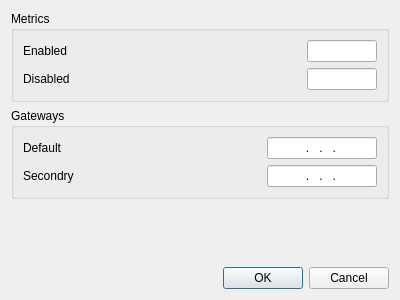
<?xml version="1.0" encoding="UTF-8"?>
<ui version="4.0">
 <class>SettingsDialog</class>
 <widget class="QDialog" name="SettingsDialog">
  <property name="windowModality">
   <enum>Qt::ApplicationModal</enum>
  </property>
  <property name="enabled">
   <bool>true</bool>
  </property>
  <property name="geometry">
   <rect>
    <x>0</x>
    <y>0</y>
    <width>400</width>
    <height>300</height>
   </rect>
  </property>
  <property name="windowTitle">
   <string>Settings</string>
  </property>
  <property name="modal">
   <bool>true</bool>
  </property>
  <layout class="QVBoxLayout" name="verticalLayout">
   <item>
    <widget class="QGroupBox" name="metrics_settings_box">
     <property name="title">
      <string>Metrics</string>
     </property>
     <layout class="QVBoxLayout" name="verticalLayout_3">
      <item>
       <layout class="QHBoxLayout" name="horizontalLayout">
        <item>
         <widget class="QLabel" name="label_3">
          <property name="minimumSize">
           <size>
            <width>70</width>
            <height>0</height>
           </size>
          </property>
          <property name="text">
           <string>Enabled</string>
          </property>
         </widget>
        </item>
        <item>
         <spacer name="horizontalSpacer">
          <property name="orientation">
           <enum>Qt::Horizontal</enum>
          </property>
          <property name="sizeHint" stdset="0">
           <size>
            <width>40</width>
            <height>20</height>
           </size>
          </property>
         </spacer>
        </item>
        <item>
         <widget class="QLineEdit" name="enabled_metric_lineEdit">
          <property name="maximumSize">
           <size>
            <width>70</width>
            <height>16777215</height>
           </size>
          </property>
          <property name="inputMask">
           <string>0000</string>
          </property>
          <property name="alignment">
           <set>Qt::AlignRight|Qt::AlignTrailing|Qt::AlignVCenter</set>
          </property>
         </widget>
        </item>
       </layout>
      </item>
      <item>
       <layout class="QHBoxLayout" name="horizontalLayout_4">
        <item>
         <widget class="QLabel" name="label_4">
          <property name="minimumSize">
           <size>
            <width>70</width>
            <height>0</height>
           </size>
          </property>
          <property name="text">
           <string>Disabled</string>
          </property>
         </widget>
        </item>
        <item>
         <spacer name="horizontalSpacer_2">
          <property name="orientation">
           <enum>Qt::Horizontal</enum>
          </property>
          <property name="sizeHint" stdset="0">
           <size>
            <width>40</width>
            <height>20</height>
           </size>
          </property>
         </spacer>
        </item>
        <item>
         <widget class="QLineEdit" name="disabled_metric_lineEdit">
          <property name="maximumSize">
           <size>
            <width>70</width>
            <height>16777215</height>
           </size>
          </property>
          <property name="inputMask">
           <string>0000</string>
          </property>
          <property name="alignment">
           <set>Qt::AlignRight|Qt::AlignTrailing|Qt::AlignVCenter</set>
          </property>
         </widget>
        </item>
       </layout>
      </item>
     </layout>
    </widget>
   </item>
   <item>
    <widget class="QGroupBox" name="gateways_settings_box">
     <property name="title">
      <string>Gateways</string>
     </property>
     <layout class="QVBoxLayout" name="verticalLayout_2">
      <item>
       <layout class="QHBoxLayout" name="horizontalLayout_2">
        <item>
         <widget class="QLabel" name="label_default">
          <property name="minimumSize">
           <size>
            <width>70</width>
            <height>0</height>
           </size>
          </property>
          <property name="text">
           <string>Default</string>
          </property>
         </widget>
        </item>
        <item>
         <spacer name="horizontalSpacer_3">
          <property name="orientation">
           <enum>Qt::Horizontal</enum>
          </property>
          <property name="sizeHint" stdset="0">
           <size>
            <width>40</width>
            <height>20</height>
           </size>
          </property>
         </spacer>
        </item>
        <item>
         <widget class="QLineEdit" name="default_ip_lineEdit">
          <property name="maximumSize">
           <size>
            <width>110</width>
            <height>16777215</height>
           </size>
          </property>
          <property name="inputMask">
           <string>000.000.000.000</string>
          </property>
          <property name="alignment">
           <set>Qt::AlignCenter</set>
          </property>
         </widget>
        </item>
       </layout>
      </item>
      <item>
       <layout class="QHBoxLayout" name="horizontalLayout_3">
        <item>
         <widget class="QLabel" name="label_secondry">
          <property name="minimumSize">
           <size>
            <width>70</width>
            <height>0</height>
           </size>
          </property>
          <property name="text">
           <string>Secondry</string>
          </property>
         </widget>
        </item>
        <item>
         <spacer name="horizontalSpacer_4">
          <property name="orientation">
           <enum>Qt::Horizontal</enum>
          </property>
          <property name="sizeHint" stdset="0">
           <size>
            <width>40</width>
            <height>20</height>
           </size>
          </property>
         </spacer>
        </item>
        <item>
         <widget class="QLineEdit" name="secondry_ip_lineEdit">
          <property name="maximumSize">
           <size>
            <width>110</width>
            <height>16777215</height>
           </size>
          </property>
          <property name="inputMask">
           <string>000.000.000.000</string>
          </property>
          <property name="alignment">
           <set>Qt::AlignCenter</set>
          </property>
         </widget>
        </item>
       </layout>
      </item>
     </layout>
    </widget>
   </item>
   <item>
    <spacer name="verticalSpacer">
     <property name="orientation">
      <enum>Qt::Vertical</enum>
     </property>
     <property name="sizeHint" stdset="0">
      <size>
       <width>20</width>
       <height>40</height>
      </size>
     </property>
    </spacer>
   </item>
   <item>
    <widget class="QDialogButtonBox" name="buttonBox">
     <property name="orientation">
      <enum>Qt::Horizontal</enum>
     </property>
     <property name="standardButtons">
      <set>QDialogButtonBox::Cancel|QDialogButtonBox::Ok</set>
     </property>
    </widget>
   </item>
  </layout>
 </widget>
 <resources/>
 <connections>
  <connection>
   <sender>buttonBox</sender>
   <signal>accepted()</signal>
   <receiver>SettingsDialog</receiver>
   <slot>accept()</slot>
   <hints>
    <hint type="sourcelabel">
     <x>248</x>
     <y>254</y>
    </hint>
    <hint type="destinationlabel">
     <x>157</x>
     <y>274</y>
    </hint>
   </hints>
  </connection>
  <connection>
   <sender>buttonBox</sender>
   <signal>rejected()</signal>
   <receiver>SettingsDialog</receiver>
   <slot>reject()</slot>
   <hints>
    <hint type="sourcelabel">
     <x>316</x>
     <y>260</y>
    </hint>
    <hint type="destinationlabel">
     <x>286</x>
     <y>274</y>
    </hint>
   </hints>
  </connection>
 </connections>
</ui>
